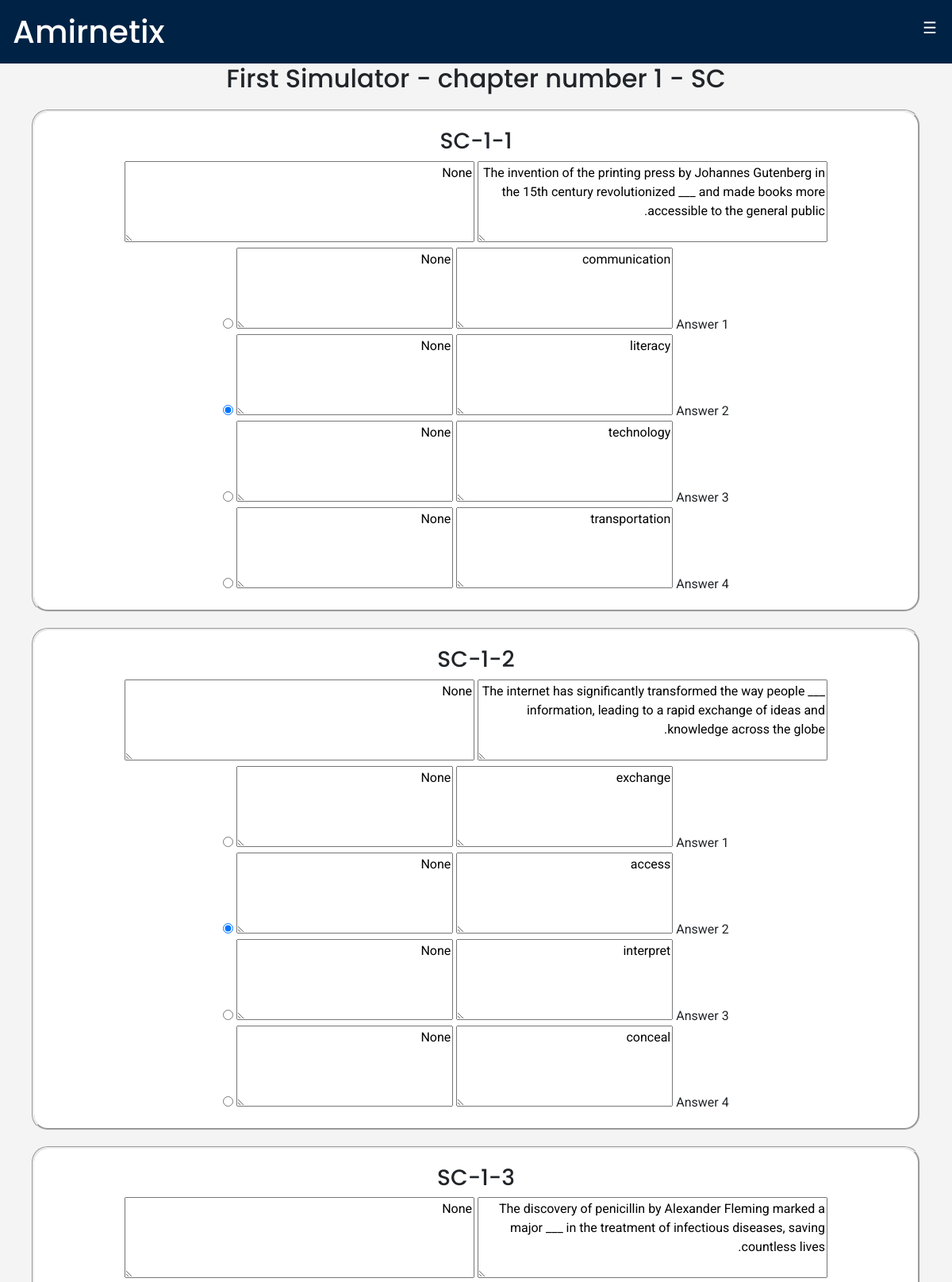
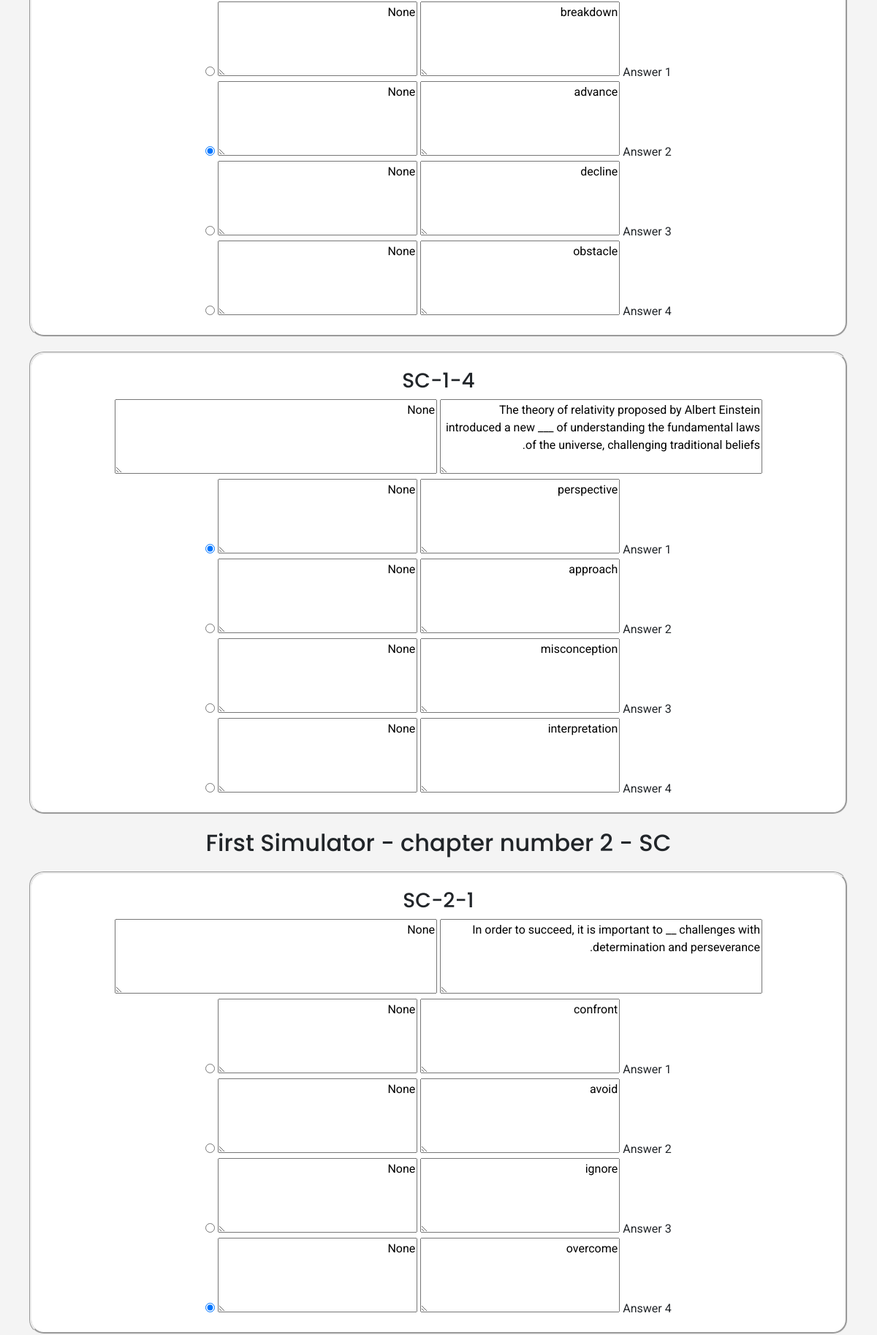
The app's page /Management/edit_test/6 (upper part) with its own data (2 pictures, top to bottom).
### Simulator/models.py (models this page shows, shortened)
class Chapter(models.Model):
    simulator = models.ForeignKey(Simulator, on_delete=models.CASCADE, related_name='chapters')
    order = models.PositiveIntegerField()
    chapter_type = models.CharField(max_length=2, choices=ChapterType.choices)
    title = models.CharField(max_length=100)
    time_limit = models.PositiveIntegerField(help_text="Time in minutes")
    reading_text = models.TextField(blank=True, null=True)  # Only for Reading Comprehension
    hebrew_text = models.TextField(blank=True,null=True)
    class Meta:
        unique_together = ('simulator', 'order')
        ordering = ['order']

class Question(models.Model):
    chapter = models.ForeignKey(Chapter, on_delete=models.CASCADE, related_name='questions')
    order = models.PositiveIntegerField()
    description = models.TextField()
    hebrew_desc = models.TextField(default=None, null=True, blank=True)
    class Meta:
        unique_together = ('chapter', 'order')
        ordering = ['order']

class AnswerOption(models.Model):
    question = models.ForeignKey(Question, on_delete=models.CASCADE, related_name='answer_options')
    order = models.PositiveIntegerField()
    description = models.CharField(max_length=255)
    hebrew_desc = models.TextField(default=None, null=True, blank=True)
    is_correct = models.BooleanField(default=False)
    class Meta:
        unique_together = ('question', 'order')
        ordering = ['order']

### Management/views.py (the view)
# urls.py: path("edit_test/<int:simulator_id>", views.edit_test,name='edit_test'),
def edit_test(request, simulator_id = None):
    if simulator_id is None:
        return render(request, 'Management/edit_test.html')
    else:
        simulator_to_edit = Simulator.objects.get(id = simulator_id)
        return render(request, 'Management/edit_test.html', {
            'existing_simulator' : simulator_to_edit
        })

### Management/templates/Management/edit_test.html (shortened to what this page needs)
{% extends 'Management/layout.html' %}
{% block body %}
{% if new_simulator %}
<form class="form-edit" method="post" action="{% url 'save_new_simulator' %}">
{% csrf_token %}
{% for chapter in new_simulator %}
<div class="chapter">
    <h2>Chapter {{chapter.order}} - {{chapter.type}}</h2>
    <input name="chapter_type-{{chapter.order}}" value="{{chapter.type}}" hidden>
    {% if chapter.text %}
    <div class="text">
        <textarea name="text-{{chapter.order}}" rows="30" cols="70">{{chapter.text}}</textarea>
        <textarea name="hebrew_text-{{chapter.order}}" rows="30" cols="70">{{chapter.hebrew_text}}</textarea>
    </div>
    {% endif %}
    {% for question in chapter.questions %}
    <div class="question-edit">
        <h3>Question {{question.order}}</h3>
        <textarea name="question-{{chapter.order}}-{{question.order}}" rows="3" cols="50">{{question.question.description}}</textarea>
        <textarea name="heb_question-{{chapter.order}}-{{question.order}}" rows="3" cols="50">{{question.question.hebrew_desc}}</textarea>
        <div style="display: flex;">
        {% for answer in question.answers %}
        <section>
            <span>Answer {{forloop.counter}}</span>
            <textarea name="answer_desc-{{chapter.order}}-{{question.order}}-{{answer.order}}" rows="5" cols="30">{{answer.description}}</textarea>
            <textarea name="heb_answer_desc-{{chapter.order}}-{{question.order}}-{{answer.order}}" rows="5" cols="30">{{answer.hebrew_desc}}</textarea>
            {% if answer.is_correct %}
                <input type="radio" name="is_correct-{{chapter.order}}-{{question.order}}" value="{{chapter.order}}{{question.order}}-{{answer.order}}" checked>
            {% else %}
                <input type="radio" name="is_correct-{{chapter.order}}-{{question.order}}" value="{{chapter.order}}{{question.order}}-{{answer.order}}">
            {% endif %}
        </section>
        {% endfor %}
        </div>
    </div>
    {% endfor %}
</div>
{% endfor %}
<button type="submit" class="btn btn-success" onsubmit="return window.confirm('Are you sure you want to save the test?')">Save Generated Test</button>
</form>
{% else %}
{% if existing_simulator %}
<form class="form-edit" method="post" action="{% url 'save_edited_simulator' %}">
    {% for chapter in existing_simulator.chapters.all %}
    <div class="chapter">
        <h2>{{chapter.title}}</h2>
        {% for question in chapter.questions.all %}
        <div class="question-edit">
            <h3>{{chapter.chapter_type}}-{{chapter.order}}-{{question.order}}</h3>
            <textarea id="question-{{question.id}}" name="question-{{question.id}}" cols="50" rows="4">{{question.description}}</textarea>
            <textarea id="heb_question-{{question.id}}" name="heb_question-{{question.id}}" cols="50" rows="4" dir="rtl">{{question.hebrew_desc}}</textarea>
            <div class="answers">
            {% for answer in question.answer_options.all %}
            <section>
                <span>Answer {{forloop.counter}}</span>
                <textarea id="answer_desc-{{answer.id}}" name="answer_desc-{{answer.id}}" cols="30" rows="4">{{answer.description}}</textarea>
                <textarea id="heb_answer_desc-{{answer.id}}" name="heb_answer_desc-{{answer.id}}" cols="30" rows="4" dir="rtl">{{answer.hebrew_desc}}</textarea>
                {% if answer.is_correct %}
                    <input type="radio" name="correct_answer-{{question.id}}" value="{{answer.id}}" checked>
                {% else %}
                    <input type="radio" name="correct_answer-{{question.id}}" value="{{answer.id}}">
                {% endif %}
            </section>
            {% endfor %}
            </div>
        </div>
        {% endfor %}
    </div>
    {% endfor %}
</form>
{% endif %}
{% endif %}
{% endblock %}

### Management/static/Management/styles.css (style rules this page uses)
body { font-family: 'Roboto', sans-serif; margin: 0; padding: 0; background-color: #f4f4f4; }
h1, h2, h3 { font-family: 'Poppins', sans-serif; }
.form-edit { text-align: center; }
.question-edit { background-color: white; padding: 20px; margin: 20px 40px; border-radius: 20px; border-style: groove; }

### records on screen
Chapter: title "First Simulator - chapter number 1 - SC", chapter_type "SC", order "1"
Question: order "1", id "The invention of the printing press by Johannes Gutenberg in the 15th century revolutionized ___ and made books more accessible to the general public.", id "None"
AnswerOption: id "communication", id "None"
AnswerOption: id "literacy", id "None"
AnswerOption: id "technology", id "None"
AnswerOption: id "transportation", id "None"
Question: order "2", id "The internet has significantly transformed the way people ___ information, leading to a rapid exchange of ideas and knowledge across the globe.", id "None"
AnswerOption: id "exchange", id "None"
AnswerOption: id "access", id "None"
AnswerOption: id "interpret", id "None"
AnswerOption: id "conceal", id "None"
Question: order "3", id "The discovery of penicillin by Alexander Fleming marked a major ___ in the treatment of infectious diseases, saving countless lives.", id "None"
AnswerOption: id "breakdown", id "None"
AnswerOption: id "advance", id "None"
AnswerOption: id "decline", id "None"
AnswerOption: id "obstacle", id "None"
Question: order "4", id "The theory of relativity proposed by Albert Einstein introduced a new ___ of understanding the fundamental laws of the universe, challenging traditional beliefs.", id "None"
AnswerOption: id "perspective", id "None"
AnswerOption: id "approach", id "None"
AnswerOption: id "misconception", id "None"
AnswerOption: id "interpretation", id "None"
Chapter: title "First Simulator - chapter number 2 - SC", chapter_type "SC", order "2"
Question: order "1", id "In order to succeed, it is important to __ challenges with determination and perseverance.", id "None"
AnswerOption: id "confront", id "None"
AnswerOption: id "avoid", id "None"
AnswerOption: id "ignore", id "None"
AnswerOption: id "overcome", id "None"
